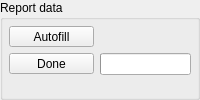
    <widget class="QGroupBox" name="gb_report_data">
     <property name="title">
      <string>Report data</string>
     </property>
     <layout class="QGridLayout" name="gridLayout_3">
      <property name="margin">
       <number>6</number>
      </property>
      <item row="0" column="0">
       <widget class="QToolButton" name="tbtn_autofill">
        <property name="sizePolicy">
         <sizepolicy hsizetype="Minimum" vsizetype="Fixed">
          <horstretch>0</horstretch>
          <verstretch>0</verstretch>
         </sizepolicy>
        </property>
        <property name="statusTip">
         <string>Autofill the form with values from the database</string>
        </property>
        <property name="text">
         <string>Autofill</string>
        </property>
       </widget>
      </item>
      <item row="0" column="1">
       <widget class="QLabel" name="lbl_report_year"/>
      </item>
      <item row="1" column="0">
       <widget class="QToolButton" name="tbtn_done">
        <property name="sizePolicy">
         <sizepolicy hsizetype="Minimum" vsizetype="Fixed">
          <horstretch>0</horstretch>
          <verstretch>0</verstretch>
         </sizepolicy>
        </property>
        <property name="statusTip">
         <string>Finish reporting data</string>
        </property>
        <property name="text">
         <string>Done</string>
        </property>
       </widget>
      </item>
      <item row="1" column="1">
       <widget class="QProgressBar" name="progressbar_loadprogress">
        <property name="sizePolicy">
         <sizepolicy hsizetype="Preferred" vsizetype="Fixed">
          <horstretch>0</horstretch>
          <verstretch>0</verstretch>
         </sizepolicy>
        </property>
       </widget>
      </item>
      <item row="2" column="0" colspan="2">
       <spacer name="verticalSpacer_3">
        <property name="orientation">
         <enum>Qt::Vertical</enum>
        </property>
        <property name="sizeHint" stdset="0">
         <size>
          <width>20</width>
          <height>0</height>
         </size>
        </property>
       </spacer>
      </item>
     </layout>
    </widget>
